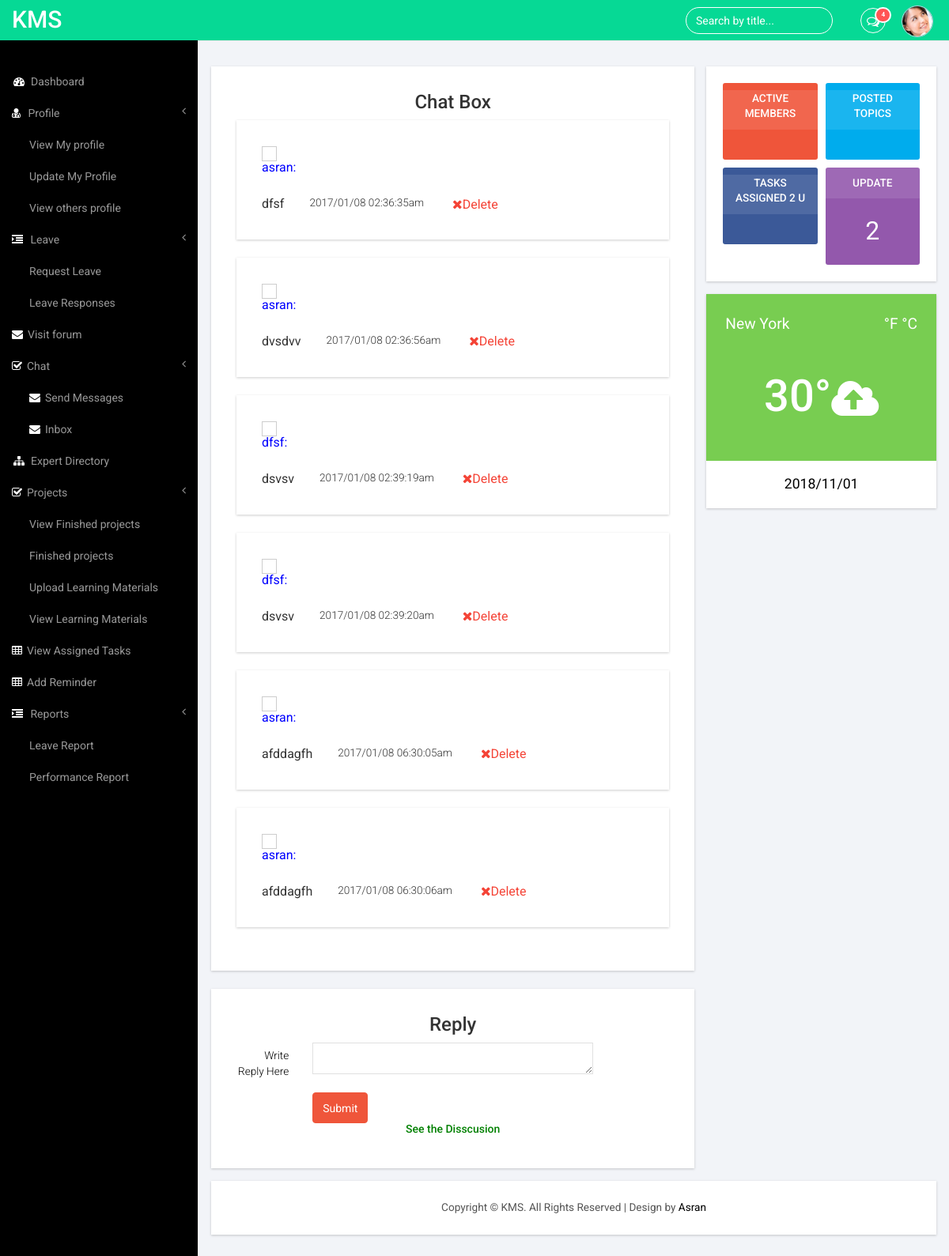
/user/discus1.php?id1=1 (signed in), run on the app's committed database.
### tables this page shows
CREATE TABLE IF NOT EXISTS `message` (
  `id` int(11) NOT NULL AUTO_INCREMENT,
  `sender` varchar(255) NOT NULL,
  `reciever` varchar(255) NOT NULL,
  `date_send` varchar(255) NOT NULL,
  `mesg` varchar(500) NOT NULL,
  `sender_read` varchar(255) NOT NULL,
  `reciever_read` varchar(255) NOT NULL,
  PRIMARY KEY (`id`)
);

### user/discus1.php (the view, shortened to what this page needs)
<!DOCTYPE HTML>
<html>
<head>
<link href="css/bootstrap.min.css" rel='stylesheet' type='text/css' />
<link href="css/style.css" rel='stylesheet' type='text/css' />
<link href="css/lines.css" rel='stylesheet' type='text/css' />
<link href="css/font-awesome.css" rel="stylesheet">
<link href="css/custom.css" rel="stylesheet">
</head>
<body>
<div id="wrapper">
        <nav class="top1 navbar navbar-default navbar-static-top" role="navigation" style="margin-bottom: 0">
            <div class="navbar-header">
                <a class="navbar-brand" href="../index2.php">KMS</a>
            </div>
            <ul class="nav navbar-nav navbar-right">
				<li class="dropdown">
	        		<a href="#" class="dropdown-toggle" data-toggle="dropdown" aria-expanded="false"><i class="fa fa-comments-o"></i><span class="badge">4</span></a>
	      		</li>
			    <li class="dropdown">
	        		<a href="#" class="dropdown-toggle avatar" data-toggle="dropdown"><img src="images/1.png"><span class="badge"><?php echo $_SESSION['task'] ?></span></a>
	      		</li>
			</ul>
			<form class="navbar-form navbar-right">
              <input type="text" class="form-control" id="title" value="Search by title..." onfocus="this.value = '';" onblur="if (this.value == '') {this.value = 'Search by title...';}">
            </form>
        <div class="navbar-default sidebar" role="navigation">
                <div class="sidebar-nav navbar-collapse">
                    <ul class="nav" id="side-menu">
                        <li>
                            <a href="index.php"><i class="fa fa-dashboard fa-fw nav_icon"></i>Dashboard</a>
                        </li>
                        <li>
                            <a href="#"><i class="fa fa-user-md nav_icon"></i> Profile<span class="fa arrow"></span></a>
							<ul class="nav nav-second-level">
                                <li>
                                    <a href="user_profile.php">View My profile</a>
                                </li>
                                <li>
                                    <a href="user_profile_update.php">Update My Profile</a>
                                </li>
								<li>
                                    <a href="view_other_profile.php">View others profile</a>
                                </li>
                            </ul>
                        </li>
                       <li>
                            <a href="#"><i class="fa fa-indent nav_icon"></i> Leave<span class="fa arrow"></span></a>
                            <ul class="nav nav-second-level">
                                <li>
                                    <a href="request_leave.php">Request Leave </a>
                                </li>
                                <li>
                                    <a href="leave_response.php">Leave Responses</a>
                                </li>
                            </ul>
                        </li>
                        <li>
                            <a href="forum_home.php"><i class="fa fa-envelope nav_icon"></i>Visit forum</a>
                        </li>
						<li>
						  <a href="#"><i class="fa fa-check-square-o nav_icon"></i>Chat<span class="fa arrow"></span></a>
						   <ul class="nav nav-second-level">
						    <li>
                            <a href="send_message.php"><i class="fa fa-envelope nav_icon"></i>Send Messages</a>
                        </li>
						 <li>
                            <a href="inbox.php"><i class="fa fa-envelope nav_icon"></i>Inbox</a>
                        </li>
						    </ul>
							</li>
							 <li>
                            <a href="Expert_directry.php"><i class="fa fa-sitemap fa-fw nav_icon"></i>Expert Directory</a>
                        </li>
                       <li>
                            <a href="#"><i class="fa fa-check-square-o nav_icon"></i>Projects<span class="fa arrow"></span></a>
                            <ul class="nav nav-second-level">
								<li>
                                    <a href="view_finished_pro.php">View Finished projects</a>
                                </li>
                                <li>
                                    <a href="finished_pro.php">Finished projects</a>
                                </li>
                                <li>
                                    <a href="upload_learn.php">Upload Learning Materials</a>
                                </li>
								 <li>
                                    <a href="view_learn.php">View Learning Materials</a>
                                </li>
                            </ul>
                        </li>
						 <li>
                            <a href="assign_tasks.php"><i class="fa fa-table nav_icon"></i>View Assigned Tasks</a>
                        </li>
							 <li>
                            <a href="calendar/index.php"><i class="fa fa-table nav_icon"></i>Add Reminder</a>
                        </li>
						 <li>
                            <a href="#"><i class="fa fa-indent nav_icon"></i> Reports<span class="fa arrow"></span></a>
                            <ul class="nav nav-second-level">
                                <li>
                                    <a href="piechart.php">Leave Report</a>
                                </li>
                                <li>
                                    <a href="performance.php">Performance Report</a>
                                </li>
                            </ul>
                        </li>
                    </ul>
                </div>
            </div>
        </nav>
        <div id="page-wrapper">
        <div class="graphs">
    <div class="content_bottom">
     <div class="col-md-8 span_3">
	    <div class="bs-example1" data-example-id="contextual-table">
		  <h3 class="text-center">Chat Box</h3>
 <?php
	$id=$_GET['id1'];
	$query="select * from message where id='$id'";
	$result=mysql_query($query) or die("query failed <br><b>".mysql_error);
	while($row=mysql_fetch_array($result))
	{
		$sender=$row['sender'];
		$reciever=$row['reciever'];
	$query="select * from message where (sender='$sender' and reciever='$reciever') OR (sender='$reciever' and reciever='$sender') and reciever_read='yes' ORDER BY date_send ASC";
	$result1=mysql_query($query) or die("query failed <br><b>".mysql_error);
		while($row1=mysql_fetch_array($result1))
		{
		echo "<div class='bs-example1'  data-example-id='contextual-table'>";
		echo "<input type='checkbox' class='checkbox'><div style='color:blue;'>".$row1['sender'].":</div><br/> ".$row1['mesg']."&emsp;&emsp;<label  >".$row1['date_send']."</label>&emsp;&emsp;<a href='delete2.php?id1=$row[id]' class='font-red' > <i class='fa fa-times' icon_9=''></i>Delete</a></div><br/>";
		}
	}
	?>
		   </div>
		   <br/>
		      <div class="bs-example1" data-example-id="contextual-table">
		  <h3 class="text-center">Reply</h3>
		   <form   class="form-horizontal"   action="inbox_logic.php" method="POST"  role="form" autocomplete="off">
								<div class="form-group">
									<label for="txtarea1"   class="col-sm-2 control-label">Write Reply Here</label>
									<div class="col-sm-8"><textarea name="txtarea1" id="txtarea1" cols="50" rows="4" class="form-control1"></textarea></div>
									<div class="col-sm-8"><input name="txt1" value="<?php echo $_GET['id1']; ?>"  type="hidden"  class="form-control1"/></div>
								</div>
			<div class="row">
			<div class="col-sm-8 col-sm-offset-2">
				<button type="submit" name="submit" class="btn-success btn">Submit</button>
			</div>
		</div>
		</form>
		<div class="text-center">
		<a href="discus.php"><h5 style="color:green;">See the Disscusion<h5></a>
		</div>
		   </div>
	   </div>
	   <div class="col-md-4 span_4">
		 <div class="col_2">
		  <div class="box_1">
		   <div class="col-md-6 col_1_of_2 span_1_of_2">
             <a class="tiles_info">
			    <div class="tiles-head red1">
			        <div class="text-center">Active Members</div>
			    </div>
			    <div class="tiles-body red"><?php echo $_SESSION['mem'] ?></div>
			 </a>
		   </div>
		      <div class="col-md-6 col_1_of_2 span_1_of_2">
              <a class="tiles_info tiles_blue">
			    <div class="tiles-head tw1">
			        <div class="text-center">Posted Topics</div>
			    </div>
			    <div class="tiles-body tw2"><?php echo $_SESSION['post'] ?></div>
			  </a>
		   </div>
		   <div class="clearfix"> </div>
		 </div>
		 <div class="box_1">
		   <div class="col-md-6 col_1_of_2 span_1_of_2">
             <a class="tiles_info">
			    <div class="tiles-head fb1">
			        <div class="text-center">Tasks Assigned 2 U </div>
			    </div>
			    <div class="tiles-body fb2"><?php echo $_SESSION['task'] ?></div>
			 </a>
		   </div>
		    <div class="col-md-6 col_1_of_2 span_1_of_2">
              <a class="tiles_info tiles_blue">
			    <div class="tiles-head tiles_blue1">
			        <div class="text-center">Update</div>
			    </div>
			    <div class="tiles-body blue1">2</div>
			  </a>
		   </div>
		   <div class="clearfix"> </div>
		   </div>
		  </div>
		  <div class="cloud">
			<div class="grid-date">
				<div class="date">
					<p class="date-in">New York</p>
					<span class="date-on">°F °C </span>
					<div class="clearfix"> </div>
				</div>
				<h4>30°<i class="fa fa-cloud-upload"> </i></h4>
			</div>
			<p class="monday"><?php echo date("Y/m/d ");?></p>
		  </div>
		</div>
	    </div>
		<div class="copy">
            <p>Copyright &copy; KMS. All Rights Reserved | Design by <a href="#">Asran</a> </p>
	    </div>
		</div>
       </div>
   </div>
</body>
</html>

### user/css/custom.css (style rules this page uses)
#wrapper { width: 100%; }
#page-wrapper { min-height: 568px; background-color: #fff; }
@media (min-width:768px) { #page-wrapper { position: inherit; margin: 0 0 0 250px; border-left: 1px solid #e7e7e7; } }
.sidebar .sidebar-nav.navbar-collapse { padding-right: 0; padding-left: 0; }
.sidebar .arrow { float: right; }
.sidebar .fa.arrow:before { content: "\f104"; }
.sidebar .nav-second-level li, .sidebar .nav-third-level li { border-bottom: 0!important; }
.sidebar .nav-second-level li a { padding-left: 37px; }
@media (min-width:768px) { .sidebar { z-index: 1; position: absolute; width: 250px; margin-top: 51px; } }

### data on the page
message: sender "asran", mesg "dfsf", date_send "2017/01/08 02:36:35am"
message: sender "asran", mesg "dvsdvv", date_send "2017/01/08 02:36:56am"
message: sender "dfsf", mesg "dsvsv", date_send "2017/01/08 02:39:19am"
message: sender "dfsf", mesg "dsvsv", date_send "2017/01/08 02:39:20am"
message: sender "asran", mesg "afddagfh", date_send "2017/01/08 06:30:05am"
message: sender "asran", mesg "afddagfh", date_send "2017/01/08 06:30:06am"
